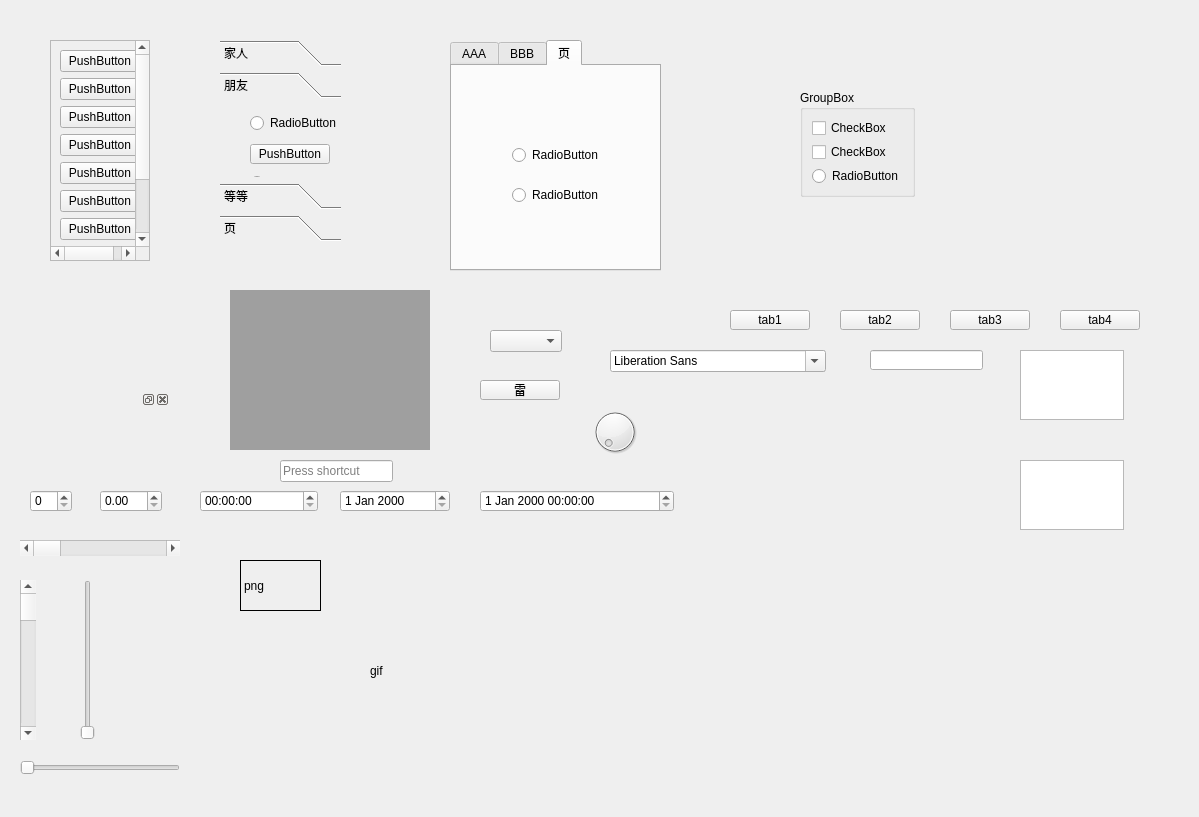
<?xml version="1.0" encoding="UTF-8"?>
<ui version="4.0">
 <class>Widget</class>
 <widget class="QWidget" name="Widget">
  <property name="geometry">
   <rect>
    <x>0</x>
    <y>0</y>
    <width>1199</width>
    <height>817</height>
   </rect>
  </property>
  <property name="windowTitle">
   <string>Widget</string>
  </property>
  <widget class="QScrollArea" name="scrollArea">
   <property name="geometry">
    <rect>
     <x>50</x>
     <y>40</y>
     <width>100</width>
     <height>221</height>
    </rect>
   </property>
   <property name="widgetResizable">
    <bool>true</bool>
   </property>
   <widget class="QWidget" name="scrollAreaWidgetContents">
    <property name="geometry">
     <rect>
      <x>-5</x>
      <y>-15</y>
      <width>98</width>
      <height>272</height>
     </rect>
    </property>
    <layout class="QVBoxLayout" name="verticalLayout">
     <item>
      <widget class="QPushButton" name="pushButton">
       <property name="text">
        <string>PushButton</string>
       </property>
      </widget>
     </item>
     <item>
      <widget class="QPushButton" name="pushButton_2">
       <property name="text">
        <string>PushButton</string>
       </property>
      </widget>
     </item>
     <item>
      <widget class="QPushButton" name="pushButton_4">
       <property name="text">
        <string>PushButton</string>
       </property>
      </widget>
     </item>
     <item>
      <widget class="QPushButton" name="pushButton_3">
       <property name="text">
        <string>PushButton</string>
       </property>
      </widget>
     </item>
     <item>
      <widget class="QPushButton" name="pushButton_5">
       <property name="text">
        <string>PushButton</string>
       </property>
      </widget>
     </item>
     <item>
      <widget class="QPushButton" name="pushButton_6">
       <property name="text">
        <string>PushButton</string>
       </property>
      </widget>
     </item>
     <item>
      <widget class="QPushButton" name="pushButton_8">
       <property name="text">
        <string>PushButton</string>
       </property>
      </widget>
     </item>
     <item>
      <widget class="QPushButton" name="pushButton_10">
       <property name="text">
        <string>PushButton</string>
       </property>
      </widget>
     </item>
     <item>
      <widget class="QPushButton" name="pushButton_7">
       <property name="text">
        <string>PushButton</string>
       </property>
      </widget>
     </item>
     <item>
      <widget class="QPushButton" name="pushButton_9">
       <property name="text">
        <string>PushButton</string>
       </property>
      </widget>
     </item>
    </layout>
   </widget>
  </widget>
  <widget class="QToolBox" name="toolBox">
   <property name="geometry">
    <rect>
     <x>220</x>
     <y>40</y>
     <width>121</width>
     <height>201</height>
    </rect>
   </property>
   <property name="currentIndex">
    <number>1</number>
   </property>
   <widget class="QWidget" name="page_5">
    <property name="geometry">
     <rect>
      <x>0</x>
      <y>0</y>
      <width>121</width>
      <height>97</height>
     </rect>
    </property>
    <attribute name="label">
     <string>家人</string>
    </attribute>
    <widget class="QPushButton" name="pushButton_14">
     <property name="geometry">
      <rect>
       <x>20</x>
       <y>30</y>
       <width>80</width>
       <height>20</height>
      </rect>
     </property>
     <property name="text">
      <string>PushButton</string>
     </property>
    </widget>
   </widget>
   <widget class="QWidget" name="page_7">
    <attribute name="label">
     <string>朋友</string>
    </attribute>
    <widget class="QPushButton" name="pushButton_13">
     <property name="geometry">
      <rect>
       <x>30</x>
       <y>40</y>
       <width>80</width>
       <height>20</height>
      </rect>
     </property>
     <property name="text">
      <string>PushButton</string>
     </property>
    </widget>
    <widget class="QRadioButton" name="radioButton_2">
     <property name="geometry">
      <rect>
       <x>30</x>
       <y>10</y>
       <width>91</width>
       <height>18</height>
      </rect>
     </property>
     <property name="text">
      <string>RadioButton</string>
     </property>
    </widget>
    <widget class="QRadioButton" name="radioButton_3">
     <property name="geometry">
      <rect>
       <x>30</x>
       <y>70</y>
       <width>91</width>
       <height>18</height>
      </rect>
     </property>
     <property name="text">
      <string>RadioButton</string>
     </property>
    </widget>
   </widget>
   <widget class="QWidget" name="page_6">
    <property name="geometry">
     <rect>
      <x>0</x>
      <y>0</y>
      <width>121</width>
      <height>97</height>
     </rect>
    </property>
    <attribute name="label">
     <string>等等</string>
    </attribute>
    <widget class="QRadioButton" name="radioButton">
     <property name="geometry">
      <rect>
       <x>20</x>
       <y>30</y>
       <width>91</width>
       <height>18</height>
      </rect>
     </property>
     <property name="text">
      <string>RadioButton</string>
     </property>
    </widget>
   </widget>
   <widget class="QWidget" name="page_8">
    <attribute name="label">
     <string>页</string>
    </attribute>
    <widget class="QPushButton" name="pushButton_11">
     <property name="geometry">
      <rect>
       <x>20</x>
       <y>10</y>
       <width>80</width>
       <height>20</height>
      </rect>
     </property>
     <property name="text">
      <string>PushButton</string>
     </property>
    </widget>
    <widget class="QPushButton" name="pushButton_12">
     <property name="geometry">
      <rect>
       <x>10</x>
       <y>40</y>
       <width>80</width>
       <height>20</height>
      </rect>
     </property>
     <property name="text">
      <string>PushButton</string>
     </property>
    </widget>
   </widget>
  </widget>
  <widget class="QTabWidget" name="tabWidget">
   <property name="geometry">
    <rect>
     <x>450</x>
     <y>40</y>
     <width>211</width>
     <height>231</height>
    </rect>
   </property>
   <property name="currentIndex">
    <number>2</number>
   </property>
   <widget class="QWidget" name="tab">
    <attribute name="title">
     <string>AAA</string>
    </attribute>
    <widget class="QPushButton" name="pushButton_15">
     <property name="geometry">
      <rect>
       <x>50</x>
       <y>70</y>
       <width>80</width>
       <height>20</height>
      </rect>
     </property>
     <property name="text">
      <string>PushButton</string>
     </property>
    </widget>
   </widget>
   <widget class="QWidget" name="BBB">
    <attribute name="title">
     <string>BBB</string>
    </attribute>
    <widget class="QToolButton" name="toolButton">
     <property name="geometry">
      <rect>
       <x>50</x>
       <y>80</y>
       <width>38</width>
       <height>19</height>
      </rect>
     </property>
     <property name="text">
      <string>...</string>
     </property>
    </widget>
   </widget>
   <widget class="QWidget" name="tab_2">
    <attribute name="title">
     <string>页</string>
    </attribute>
    <widget class="QRadioButton" name="radioButton_4">
     <property name="geometry">
      <rect>
       <x>60</x>
       <y>80</y>
       <width>91</width>
       <height>18</height>
      </rect>
     </property>
     <property name="text">
      <string>RadioButton</string>
     </property>
    </widget>
    <widget class="QRadioButton" name="radioButton_5">
     <property name="geometry">
      <rect>
       <x>60</x>
       <y>120</y>
       <width>91</width>
       <height>18</height>
      </rect>
     </property>
     <property name="text">
      <string>RadioButton</string>
     </property>
    </widget>
   </widget>
  </widget>
  <widget class="QStackedWidget" name="stackedWidget">
   <property name="geometry">
    <rect>
     <x>750</x>
     <y>50</y>
     <width>371</width>
     <height>221</height>
    </rect>
   </property>
   <property name="currentIndex">
    <number>0</number>
   </property>
   <widget class="QWidget" name="tab1">
    <widget class="QGroupBox" name="groupBox">
     <property name="geometry">
      <rect>
       <x>50</x>
       <y>40</y>
       <width>115</width>
       <height>107</height>
      </rect>
     </property>
     <property name="title">
      <string>GroupBox</string>
     </property>
     <layout class="QVBoxLayout" name="verticalLayout_3">
      <item>
       <widget class="QCheckBox" name="checkBox">
        <property name="text">
         <string>CheckBox</string>
        </property>
       </widget>
      </item>
      <item>
       <widget class="QCheckBox" name="checkBox_2">
        <property name="text">
         <string>CheckBox</string>
        </property>
       </widget>
      </item>
      <item>
       <widget class="QRadioButton" name="radioButton_6">
        <property name="text">
         <string>RadioButton</string>
        </property>
       </widget>
      </item>
     </layout>
    </widget>
   </widget>
   <widget class="QWidget" name="tab2">
    <widget class="QTabWidget" name="tabWidget_2">
     <property name="geometry">
      <rect>
       <x>60</x>
       <y>50</y>
       <width>181</width>
       <height>131</height>
      </rect>
     </property>
     <property name="currentIndex">
      <number>1</number>
     </property>
     <widget class="QWidget" name="tab_3">
      <attribute name="title">
       <string>Tab 1</string>
      </attribute>
      <widget class="QPushButton" name="pushButton_19">
       <property name="geometry">
        <rect>
         <x>20</x>
         <y>40</y>
         <width>80</width>
         <height>20</height>
        </rect>
       </property>
       <property name="text">
        <string>PushButton</string>
       </property>
      </widget>
     </widget>
     <widget class="QWidget" name="tab_4">
      <attribute name="title">
       <string>Tab 2</string>
      </attribute>
      <widget class="QToolButton" name="toolButton_2">
       <property name="geometry">
        <rect>
         <x>50</x>
         <y>40</y>
         <width>38</width>
         <height>19</height>
        </rect>
       </property>
       <property name="text">
        <string>...</string>
       </property>
      </widget>
     </widget>
    </widget>
   </widget>
   <widget class="QWidget" name="tab3">
    <widget class="QGroupBox" name="groupBox_2">
     <property name="geometry">
      <rect>
       <x>80</x>
       <y>40</y>
       <width>97</width>
       <height>131</height>
      </rect>
     </property>
     <property name="title">
      <string>GroupBox</string>
     </property>
     <layout class="QVBoxLayout" name="verticalLayout_2">
      <item>
       <widget class="QCheckBox" name="checkBox_3">
        <property name="text">
         <string>CheckBox</string>
        </property>
       </widget>
      </item>
      <item>
       <widget class="QCheckBox" name="checkBox_4">
        <property name="text">
         <string>CheckBox</string>
        </property>
       </widget>
      </item>
      <item>
       <widget class="QCheckBox" name="checkBox_5">
        <property name="text">
         <string>CheckBox</string>
        </property>
       </widget>
      </item>
      <item>
       <widget class="QCheckBox" name="checkBox_6">
        <property name="text">
         <string>CheckBox</string>
        </property>
       </widget>
      </item>
     </layout>
    </widget>
   </widget>
   <widget class="QWidget" name="tab4">
    <widget class="QListView" name="listView">
     <property name="geometry">
      <rect>
       <x>20</x>
       <y>20</y>
       <width>256</width>
       <height>192</height>
      </rect>
     </property>
    </widget>
    <widget class="QPushButton" name="pushButton_16">
     <property name="geometry">
      <rect>
       <x>60</x>
       <y>60</y>
       <width>80</width>
       <height>20</height>
      </rect>
     </property>
     <property name="text">
      <string>PushButton</string>
     </property>
    </widget>
    <widget class="QPushButton" name="pushButton_17">
     <property name="geometry">
      <rect>
       <x>60</x>
       <y>110</y>
       <width>80</width>
       <height>20</height>
      </rect>
     </property>
     <property name="text">
      <string>PushButton</string>
     </property>
    </widget>
    <widget class="QPushButton" name="pushButton_18">
     <property name="geometry">
      <rect>
       <x>60</x>
       <y>160</y>
       <width>80</width>
       <height>20</height>
      </rect>
     </property>
     <property name="text">
      <string>PushButton</string>
     </property>
    </widget>
   </widget>
  </widget>
  <widget class="QPushButton" name="pBtn1">
   <property name="geometry">
    <rect>
     <x>730</x>
     <y>310</y>
     <width>80</width>
     <height>20</height>
    </rect>
   </property>
   <property name="text">
    <string>tab1</string>
   </property>
  </widget>
  <widget class="QPushButton" name="pBtn2">
   <property name="geometry">
    <rect>
     <x>840</x>
     <y>310</y>
     <width>80</width>
     <height>20</height>
    </rect>
   </property>
   <property name="text">
    <string>tab2</string>
   </property>
  </widget>
  <widget class="QPushButton" name="pBtn3">
   <property name="geometry">
    <rect>
     <x>950</x>
     <y>310</y>
     <width>80</width>
     <height>20</height>
    </rect>
   </property>
   <property name="text">
    <string>tab3</string>
   </property>
  </widget>
  <widget class="QPushButton" name="pBtn4">
   <property name="geometry">
    <rect>
     <x>1060</x>
     <y>310</y>
     <width>80</width>
     <height>20</height>
    </rect>
   </property>
   <property name="text">
    <string>tab4</string>
   </property>
  </widget>
  <widget class="QWidget" name="widget" native="true">
   <property name="geometry">
    <rect>
     <x>70</x>
     <y>300</y>
     <width>120</width>
     <height>80</height>
    </rect>
   </property>
  </widget>
  <widget class="QMdiArea" name="mdiArea">
   <property name="geometry">
    <rect>
     <x>230</x>
     <y>290</y>
     <width>200</width>
     <height>160</height>
    </rect>
   </property>
  </widget>
  <widget class="QDockWidget" name="dockWidget">
   <property name="geometry">
    <rect>
     <x>50</x>
     <y>390</y>
     <width>120</width>
     <height>80</height>
    </rect>
   </property>
   <widget class="QWidget" name="dockWidgetContents_2"/>
  </widget>
  <widget class="QComboBox" name="comboBox">
   <property name="geometry">
    <rect>
     <x>490</x>
     <y>330</y>
     <width>72</width>
     <height>22</height>
    </rect>
   </property>
  </widget>
  <widget class="QPushButton" name="pBtnLei">
   <property name="geometry">
    <rect>
     <x>480</x>
     <y>380</y>
     <width>80</width>
     <height>20</height>
    </rect>
   </property>
   <property name="text">
    <string>雷</string>
   </property>
  </widget>
  <widget class="QFontComboBox" name="fontComboBox">
   <property name="geometry">
    <rect>
     <x>610</x>
     <y>350</y>
     <width>216</width>
     <height>22</height>
    </rect>
   </property>
  </widget>
  <widget class="QLineEdit" name="lineEdit">
   <property name="geometry">
    <rect>
     <x>870</x>
     <y>350</y>
     <width>113</width>
     <height>20</height>
    </rect>
   </property>
   <property name="echoMode">
    <enum>QLineEdit::Password</enum>
   </property>
  </widget>
  <widget class="QTextEdit" name="textEdit">
   <property name="geometry">
    <rect>
     <x>1020</x>
     <y>350</y>
     <width>104</width>
     <height>70</height>
    </rect>
   </property>
  </widget>
  <widget class="QPlainTextEdit" name="plainTextEdit">
   <property name="geometry">
    <rect>
     <x>1020</x>
     <y>460</y>
     <width>104</width>
     <height>70</height>
    </rect>
   </property>
  </widget>
  <widget class="QSpinBox" name="spinBox">
   <property name="geometry">
    <rect>
     <x>30</x>
     <y>490</y>
     <width>42</width>
     <height>22</height>
    </rect>
   </property>
  </widget>
  <widget class="QDoubleSpinBox" name="doubleSpinBox">
   <property name="geometry">
    <rect>
     <x>100</x>
     <y>490</y>
     <width>62</width>
     <height>22</height>
    </rect>
   </property>
  </widget>
  <widget class="QTimeEdit" name="timeEdit">
   <property name="geometry">
    <rect>
     <x>200</x>
     <y>490</y>
     <width>118</width>
     <height>22</height>
    </rect>
   </property>
  </widget>
  <widget class="QDateEdit" name="dateEdit">
   <property name="geometry">
    <rect>
     <x>340</x>
     <y>490</y>
     <width>110</width>
     <height>22</height>
    </rect>
   </property>
  </widget>
  <widget class="QDateTimeEdit" name="dateTimeEdit">
   <property name="geometry">
    <rect>
     <x>480</x>
     <y>490</y>
     <width>194</width>
     <height>22</height>
    </rect>
   </property>
  </widget>
  <widget class="QDial" name="dial">
   <property name="geometry">
    <rect>
     <x>590</x>
     <y>400</y>
     <width>50</width>
     <height>64</height>
    </rect>
   </property>
  </widget>
  <widget class="QScrollBar" name="horizontalScrollBar">
   <property name="geometry">
    <rect>
     <x>20</x>
     <y>540</y>
     <width>160</width>
     <height>16</height>
    </rect>
   </property>
   <property name="orientation">
    <enum>Qt::Horizontal</enum>
   </property>
  </widget>
  <widget class="QScrollBar" name="verticalScrollBar">
   <property name="geometry">
    <rect>
     <x>20</x>
     <y>580</y>
     <width>16</width>
     <height>160</height>
    </rect>
   </property>
   <property name="orientation">
    <enum>Qt::Vertical</enum>
   </property>
  </widget>
  <widget class="QSlider" name="horizontalSlider">
   <property name="geometry">
    <rect>
     <x>20</x>
     <y>760</y>
     <width>160</width>
     <height>16</height>
    </rect>
   </property>
   <property name="orientation">
    <enum>Qt::Horizontal</enum>
   </property>
  </widget>
  <widget class="QSlider" name="verticalSlider">
   <property name="geometry">
    <rect>
     <x>80</x>
     <y>580</y>
     <width>16</width>
     <height>160</height>
    </rect>
   </property>
   <property name="orientation">
    <enum>Qt::Vertical</enum>
   </property>
  </widget>
  <widget class="QKeySequenceEdit" name="keySequenceEdit">
   <property name="geometry">
    <rect>
     <x>280</x>
     <y>460</y>
     <width>113</width>
     <height>22</height>
    </rect>
   </property>
  </widget>
  <widget class="QLabel" name="label_image">
   <property name="geometry">
    <rect>
     <x>240</x>
     <y>560</y>
     <width>81</width>
     <height>51</height>
    </rect>
   </property>
   <property name="frameShape">
    <enum>QFrame::Box</enum>
   </property>
   <property name="text">
    <string>png</string>
   </property>
  </widget>
  <widget class="QLabel" name="label_gif">
   <property name="geometry">
    <rect>
     <x>370</x>
     <y>560</y>
     <width>321</width>
     <height>221</height>
    </rect>
   </property>
   <property name="text">
    <string>gif</string>
   </property>
  </widget>
 </widget>
 <resources/>
 <connections/>
</ui>
